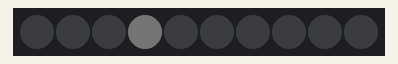
This sketch was run on a simulated Arduino Uno, built with avr-gcc and run on an emulated ATmega328P. On the bench: 10 RGB LEDs in strip order, left to right. Dim RGB values are drawn brighter than linear; random numbers use the default seed unless the sketch sets one.

Above: at 1.76 s.
At 6.57 s:
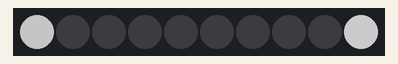
At 11.33 s:
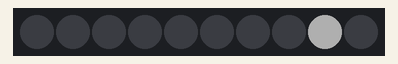
At 20.81 s:
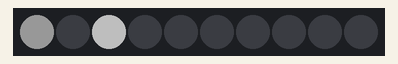
At 30.26 s:
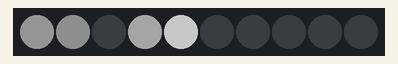
At 39.62 s:
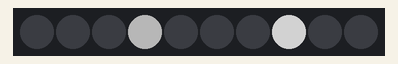

The sketch:

Twinkle.ino
```cpp
#include <Arduino.h>
#include "pixel.h"
#include <Adafruit_NeoPixel.h>

class Gradient {
    private:
        pixel8 _values[256];

    public:
        Gradient() {
            for (uint16_t index = 0; index < 128; ++index) {
                _values[index] = pixel8(index, index, index);
            }

            for (uint16_t index = 128; index < 256; ++index) {
                _values[index] = pixel8(255 - index, 255 - index, 255 - index);
            }
        }

        pixel8 operator() (uint8_t index) const {
            return _values[index];
        }
};

class Twinkle {
    private:
        bool _running;
        uint8_t _phase;
        const Gradient& _gradient;

    public:
        Twinkle(const Gradient& gradient) : _running(false), _phase(0), _gradient(gradient) {}

        pixel8 operator() () {
            pixel8 result;

            if (_running) {
                result = _gradient(_phase++);

                if (_phase == 255) {
                    _phase = 0;
                    _running = false;
                }
            } else {
                bool lucky = random(1024) == 0;

                if (lucky) {
                    _running = true;
                }
            }

            return result;
        }
};

Gradient gradient;
Twinkle twinkles[10] = {
    Twinkle(gradient),
    Twinkle(gradient),
    Twinkle(gradient),
    Twinkle(gradient),
    Twinkle(gradient),
    Twinkle(gradient),
    Twinkle(gradient),
    Twinkle(gradient),
    Twinkle(gradient),
    Twinkle(gradient)
};

#define PIN 8

Adafruit_NeoPixel strip = Adafruit_NeoPixel(10, PIN, NEO_GRB + NEO_KHZ800);

void setup() {
    strip.begin();
    strip.show();
}

void loop() {

    for (uint8_t index = 0; index < 10; ++index) {
        auto pixel = twinkles[index]();

        strip.setPixelColor(index, pixel.red, pixel.green, pixel.blue);
    }

    strip.show();

    delay(10); // max 50fps.
}
```

pixel.h
```cpp
#ifndef PIXEL_INCLUDED
#define PIXEL_INCLUDED

#include <Arduino.h>

template <class value>
struct pixel {
    typedef value value_type;

    value red;
    value green;
    value blue;

    pixel() : red(0), green(0), blue(0) {}
    pixel(value red, value green, value blue) : red(red), green(green), blue(blue) {}
};

typedef pixel<uint8_t> pixel8;

#endif
```
